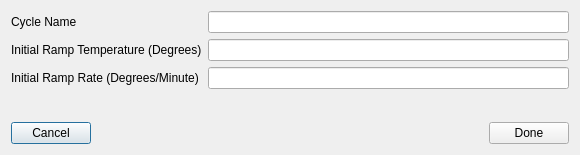
<?xml version="1.0" encoding="UTF-8"?>
<ui version="4.0">
 <class>CureCycleDialog</class>
 <widget class="QDialog" name="CureCycleDialog">
  <property name="geometry">
   <rect>
    <x>0</x>
    <y>0</y>
    <width>580</width>
    <height>155</height>
   </rect>
  </property>
  <property name="windowTitle">
   <string>Build Cure Cycle</string>
  </property>
  <layout class="QHBoxLayout" name="horizontalLayout">
   <item>
    <layout class="QVBoxLayout" name="verticalLayout">
     <item>
      <layout class="QFormLayout" name="formLayout">
       <item row="0" column="0">
        <widget class="QLabel" name="cyclenameLabel">
         <property name="text">
          <string>Cycle Name</string>
         </property>
        </widget>
       </item>
       <item row="0" column="1">
        <widget class="QLineEdit" name="cyclenamelineEdit"/>
       </item>
       <item row="1" column="0">
        <widget class="QLabel" name="tempLabel">
         <property name="text">
          <string>Initial Ramp Temperature (Degrees)</string>
         </property>
        </widget>
       </item>
       <item row="1" column="1">
        <widget class="QLineEdit" name="templineEdit"/>
       </item>
       <item row="2" column="0">
        <widget class="QLabel" name="rateLabel">
         <property name="text">
          <string>Initial Ramp Rate (Degrees/Minute)</string>
         </property>
        </widget>
       </item>
       <item row="2" column="1">
        <widget class="QLineEdit" name="ratelineEdit"/>
       </item>
      </layout>
     </item>
     <item>
      <layout class="QHBoxLayout" name="horizontalLayout_2">
       <item>
        <widget class="QPushButton" name="cancelButton">
         <property name="text">
          <string>Cancel</string>
         </property>
        </widget>
       </item>
       <item>
        <spacer name="horizontalSpacer">
         <property name="orientation">
          <enum>Qt::Horizontal</enum>
         </property>
         <property name="sizeHint" stdset="0">
          <size>
           <width>40</width>
           <height>20</height>
          </size>
         </property>
        </spacer>
       </item>
       <item>
        <widget class="QPushButton" name="doneButton">
         <property name="text">
          <string>Done</string>
         </property>
        </widget>
       </item>
      </layout>
     </item>
    </layout>
   </item>
  </layout>
 </widget>
 <resources/>
 <connections/>
</ui>
